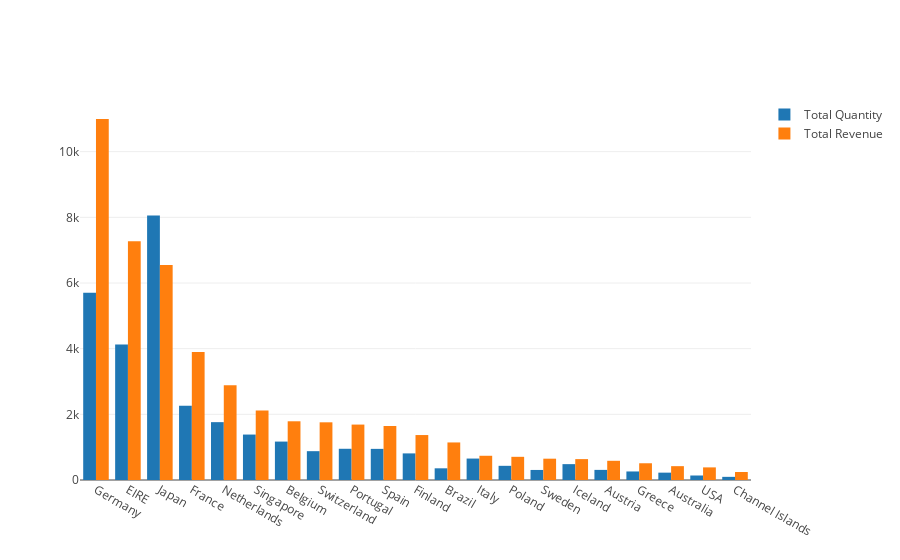

Source (notebook cell):
### Code cell
import plotly.graph_objs as go
cf.go_offline()

trace1 = go.Bar(
    x=data1['Country'],
    y=data1['Quantity'],
    name='Total Quantity'
)
trace2 = go.Bar(
    x=data1['Country'],
    y=data1['Revenue'],
    name='Total Revenue'
)

data1f = [trace1, trace2]
layout = go.Layout(
    barmode='group'
)

fig = go.Figure(data=data1f, layout=layout)
fig.iplot(filename='1')

### Figure 1 — Plotly figure (JSON) as saved in the notebook; plotly's stock layout.template omitted (floating-point values rounded to 4 significant figures)
{"data": [{"name": "Total Quantity", "type": "bar", "uid": "9fdb7783-b1e2-4767-b2c8-f0499375dd92", "x": ["Germany", "EIRE", "Japan", "France", "Netherlands", "Singapore", "Belgium", "Switzerland", "Portugal", "Spain", "Finland", "Brazil", "Italy", "Poland", "Sweden", "Iceland", "Austria", "Greece", "Australia", "USA", "Channel Islands"], "y": [5702, 4129, 8058, 2265, 1762, 1384, 1170, 878, 951, 948, 810, 356, 653, 432, 306, 483, 308, 260, 224, 137, 96]}, {"name": "Total Revenue", "type": "bar", "uid": "74d9e483-f375-4f1e-a9c1-4501683a8772", "x": ["Germany", "EIRE", "Japan", "France", "Netherlands", "Singapore", "Belgium", "Switzerland", "Portugal", "Spain", "Finland", "Brazil", "Italy", "Poland", "Sweden", "Iceland", "Austria", "Greece", "Australia", "USA", "Channel Islands"], "y": [10990.0, 7270.0, 6549.0, 3899.0, 2887.0, 2119.0, 1788.0, 1757.0, 1688.0, 1646.0, 1369.0, 1144.0, 737.8, 705.8, 649.1, 636.2, 584.8, 509.7, 421.6, 383.9, 243.0]}], "layout": {"barmode": "group"}}
